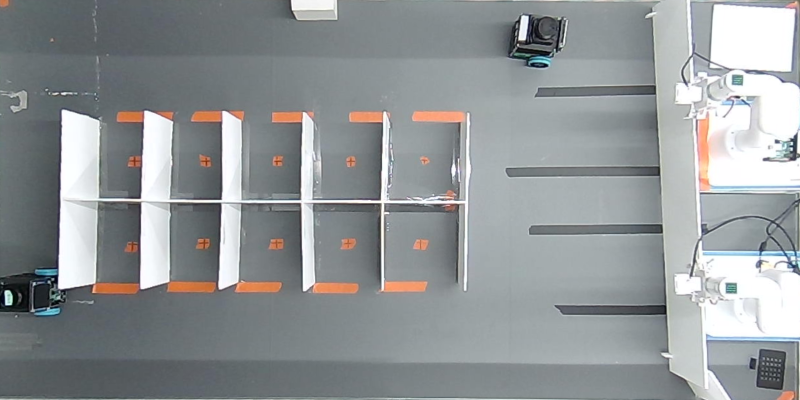
#> input picture src/central_control/camera_tools/first_map/camera_bev.png, 1600 x 800 px, given in place of the camera (shown at 1/2 size)
$ python capture_camera_bev.py
#> lines starting #> are read from the running program, lines starting #| are printed output that depends on the picture
"""Capture and save a calibrated 1600x800 Camera BEV image.

Run:
    .venv/bin/python src/central_control/camera_tools/first_map/capture_camera_bev.py

Keys:
    s: save the current BEV as camera_bev.png
    q or ESC: quit
"""

from pathlib import Path
from typing import Sequence

import cv2
import numpy as np

# Camera settings are kept at the top so another USB device can be selected easily.
CAMERA_ID = 2
CAMERA_WIDTH = 1920
CAMERA_HEIGHT = 1080
BEV_WIDTH = 1600

BEV_HEIGHT = 800
SCRIPT_DIR = Path(__file__).resolve().parent
CALIBRATION_PATH = SCRIPT_DIR / "camera_calibration.npz"
HOMOGRAPHY_PATH = SCRIPT_DIR / "bev_homography.npz"
OUTPUT_PATH = SCRIPT_DIR / "camera_bev.png"

CAMERA_MATRIX_KEYS = ("camera_matrix", "K", "mtx")
DISTORTION_KEYS = ("dist_coeffs", "dist", "D")
# The existing project uses homography_matrix; the other names cover common formats.
HOMOGRAPHY_KEYS = ("H", "homography", "M", "matrix", "homography_matrix")


def load_npz_value(path: Path, candidate_keys: Sequence[str], label: str) -> np.ndarray:
    """Load the first matching array and report all available keys on failure."""
#> called with candidate_keys = ('camera_matrix', 'K', 'mtx'), label = 'camera matrix'
    if not path.exists():
        raise FileNotFoundError(f"{label} NPZ file not found: {path}")

    with np.load(path) as data:
#> (reads src/central_control/camera_tools/first_map/camera_calibration.npz from the repository)
        for key in candidate_keys:
            if key in data:
                print(f"Loaded {label}: {path} (key: {key})")
                return np.asarray(data[key]).copy()
#> (reads src/central_control/camera_tools/first_map/bev_homography.npz from the repository)
        available_keys = list(data.files)

    raise KeyError(
        f"No supported key for {label} in {path}. "
        f"Expected one of {list(candidate_keys)}. Available keys: {available_keys}"
    )


def load_calibration() -> tuple[np.ndarray, np.ndarray]:
    """Load and validate the intrinsic camera matrix and distortion coefficients."""
    camera_matrix = load_npz_value(
        CALIBRATION_PATH, CAMERA_MATRIX_KEYS, "camera matrix"
    ).astype(np.float64)
    dist_coeffs = load_npz_value(
        CALIBRATION_PATH, DISTORTION_KEYS, "distortion coefficients"
    ).astype(np.float64)

    if camera_matrix.shape != (3, 3):
        raise ValueError(
            f"Camera matrix must have shape (3, 3), got {camera_matrix.shape}"
        )
    if dist_coeffs.size < 4:
        raise ValueError(
            f"Distortion coefficients must contain at least 4 values, got {dist_coeffs.shape}"
        )
    return camera_matrix, dist_coeffs


def load_homography() -> np.ndarray:
    """Load and validate the image-to-BEV homography matrix."""
    homography = load_npz_value(
        HOMOGRAPHY_PATH, HOMOGRAPHY_KEYS, "BEV homography"
    ).astype(np.float64)
    if homography.shape != (3, 3):
        raise ValueError(f"Homography must have shape (3, 3), got {homography.shape}")
    return homography


def configure_camera(camera: cv2.VideoCapture) -> None:
    """Request MJPG encoding and the calibrated 1920x1080 capture resolution."""
    camera.set(cv2.CAP_PROP_FOURCC, cv2.VideoWriter_fourcc(*"MJPG"))
    camera.set(cv2.CAP_PROP_FRAME_WIDTH, CAMERA_WIDTH)
    camera.set(cv2.CAP_PROP_FRAME_HEIGHT, CAMERA_HEIGHT)


def main() -> int:
    """Show live camera/BEV views and save the BEV frame when s is pressed."""
    try:
        camera_matrix, dist_coeffs = load_calibration()
        homography = load_homography()
    except (FileNotFoundError, KeyError, ValueError, OSError) as error:
        print(f"ERROR: {error}")
        return 1

    camera = cv2.VideoCapture(CAMERA_ID)
    if not camera.isOpened():
        camera.release()
        print(f"ERROR: Could not open USB camera with camera_id={CAMERA_ID}")
        return 1

    configure_camera(camera)
    actual_width = int(camera.get(cv2.CAP_PROP_FRAME_WIDTH))
    actual_height = int(camera.get(cv2.CAP_PROP_FRAME_HEIGHT))
    print(f"Opened camera_id={CAMERA_ID}")
    print(f"Requested camera size: {CAMERA_WIDTH} x {CAMERA_HEIGHT}")
    print(f"Actual camera size: {actual_width} x {actual_height}")
    if (actual_width, actual_height) != (CAMERA_WIDTH, CAMERA_HEIGHT):
        print("WARNING: Camera did not accept the requested 1920 x 1080 resolution.")
    print("Press 's' to save camera_bev.png; press 'q' or ESC to quit.")

    try:
        while True:
            ok, frame = camera.read()
#> frame is the input picture: shape (800, 1600, 3); mean B, G, R 151, 149.3, 144.9
            if not ok or frame is None:
                print("ERROR: Failed to read a frame from the USB camera")
                return 1

            # Processing order must match calibration: raw -> undistort -> BEV warp.
            undistorted = cv2.undistort(frame, camera_matrix, dist_coeffs)
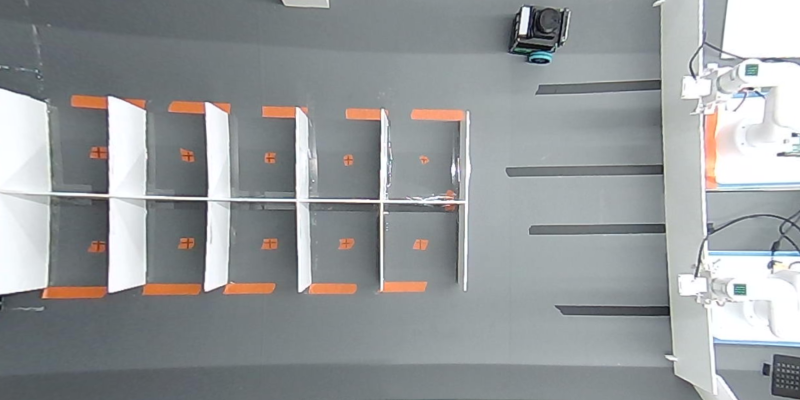
#> undistorted: shape (800, 1600, 3) (shown at 1/2 size); mean B, G, R 154.2, 152.6, 148.7
            bev = cv2.warpPerspective(
                undistorted,
                homography,
                (BEV_WIDTH, BEV_HEIGHT),
                flags=cv2.INTER_LINEAR,
            )
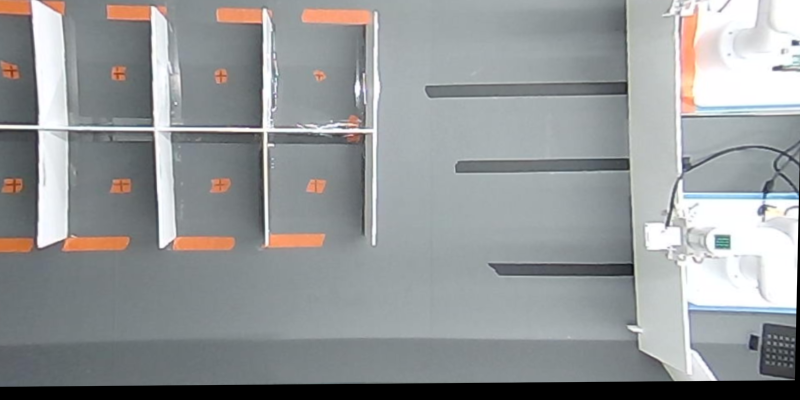
#> bev: shape (800, 1600, 3) (shown at 1/2 size); mean B, G, R 152.3, 151.1, 147.9

            # A reduced source preview fits alongside the 1600x800 BEV window.
            preview = cv2.resize(frame, (960, 540), interpolation=cv2.INTER_AREA)
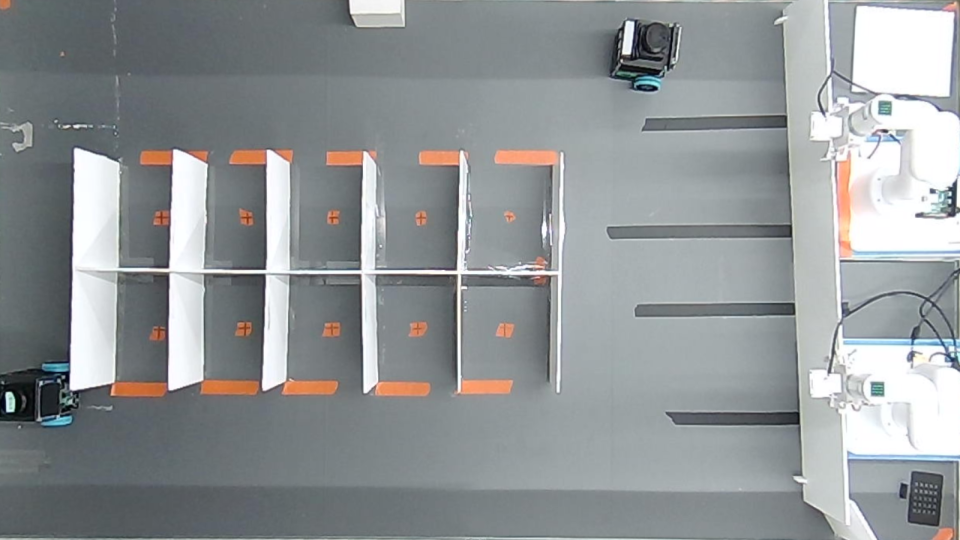
#> preview: shape (540, 960, 3); mean B, G, R 151, 149.3, 144.9
            cv2.imshow("USB Camera (preview)", preview)
            cv2.imshow("Camera BEV 1600x800", bev)

            key = cv2.waitKey(1) & 0xFF
#> (key q is pressed here)
            if key in (ord("q"), 27):
                break
            if key == ord("s"):
                if not cv2.imwrite(str(OUTPUT_PATH), bev):
                    print(f"ERROR: Failed to save BEV image: {OUTPUT_PATH}")
                    continue
                print(f"Saved BEV image: {OUTPUT_PATH}")
                print(f"Image size: {BEV_WIDTH} x {BEV_HEIGHT}")
    finally:
        camera.release()
        cv2.destroyAllWindows()

    return 0


if __name__ == "__main__":
    raise SystemExit(main())
#> (the program exits here)
